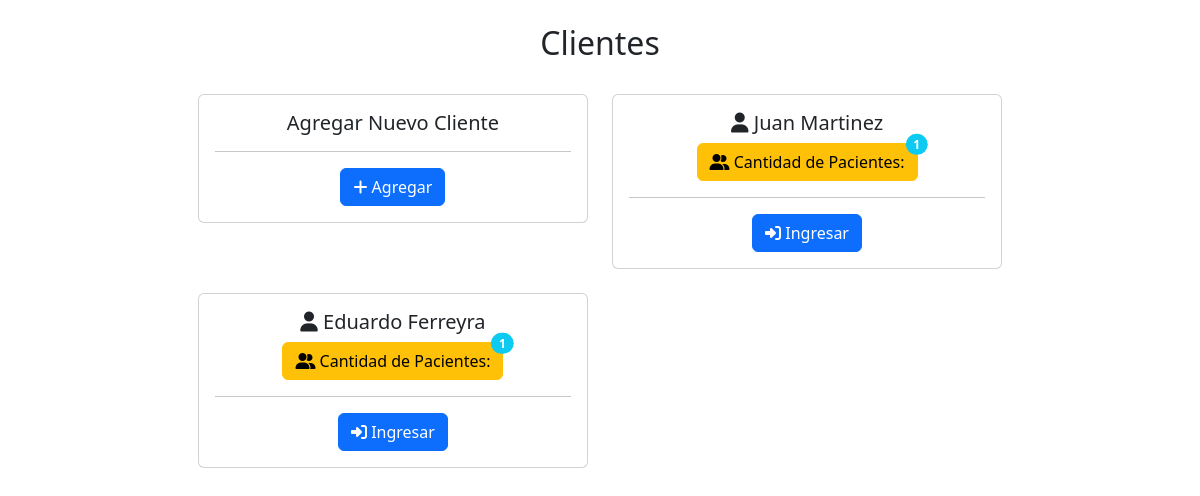
The page / on the database its author committed.
### tables this page shows
CREATE TABLE `cliente` (
  `id_cliente` int(11) NOT NULL,
  `nombre_empresa` varchar(200) NOT NULL,
  `nombre_cliente` varchar(200) NOT NULL,
  `apellido_cliente` varchar(200) NOT NULL,
  `telefono` varchar(20) NOT NULL,
  `email_cliente` varchar(200) NOT NULL
);

### index.php (the view, shortened to what this page needs)
<!DOCTYPE html>
<html>
<head>
	<link href="https://cdn.jsdelivr.net/npm/bootstrap@5.3.0-alpha3/dist/css/bootstrap.min.css" rel="stylesheet">
</head>
<body>
<?php
include "conf/conexion.php";
$conn = new mysqli($servername, $username, $password, $dbname);
$sql = "SELECT * FROM cliente";
$result = $conn->query($sql);
?>
<div class="container">
    <br>
    <h2 class="d-flex justify-content-center">Clientes</h2><br>
    <div class="d-flex justify-content-center">
        <div class="row text-center">
        <div class="col-md-6 mb-4">
  <div class="card">
    <div class="card-body">
      <h5 class="card-title">Agregar Nuevo Cliente</h5>
      <hr>
      <a href="view/cliente/create.php" class="btn btn-primary"><i class="fas fa-plus"></i> Agregar</a>
    </div>
  </div>
</div>
            <?php
            if ($result->num_rows > 0) {
                while ($row = $result->fetch_assoc()) {
                    $idCliente = $row['id_cliente'];
                    $nombreCliente = $row['nombre_cliente'];
                    $apellidoCliente = $row['apellido_cliente'];
                    $cantidadPacientes = obtenerCantidadPacientes($conn, $idCliente);
                    echo '<div class="col-md-6 mb-4">
                    <div class="card">
                        <div class="card-body">
                            <h5 class="card-title"><i class="fas fa-user"></i> ' . $nombreCliente . ' ' . $apellidoCliente . '</h5>
                            <button type="button" class="btn btn-warning position-relative">
                                <i class="fas fa-user-friends"></i> Cantidad de Pacientes:
                                <span class="position-absolute top-0 start-100 translate-middle badge rounded-pill bg-info">
                                    '. $cantidadPacientes . '
                                </span>
                                <span class="visually-hidden">unread messages</span>
                            </button>
                            <hr>
                            <a href="view/cliente/index.php?id=' . $idCliente . '" class="btn btn-primary"><i class="fas fa-sign-in-alt"></i> Ingresar</a>
                        </div>
                    </div>
                </div>';
                }
            } else {
                echo "<p>No se encontraron clientes.</p>";
            }
            function obtenerCantidadPacientes($conn, $idCliente)
            {
                $sql = "SELECT COUNT(*) AS cantidad FROM paciente WHERE id_cliente = " . $idCliente;
                $result = $conn->query($sql);
                if ($result->num_rows > 0) {
                    $row = $result->fetch_assoc();
                    return $row['cantidad'];
                }
                return 0;
            }
            ?>
        </div>
    </div>
</div>
</body>
</html>

### rows shown on the page
cliente: nombre_cliente "Juan", apellido_cliente "Martinez", id_cliente "1"
cliente: nombre_cliente "Eduardo", apellido_cliente "Ferreyra", cantidadPacientes "1"
